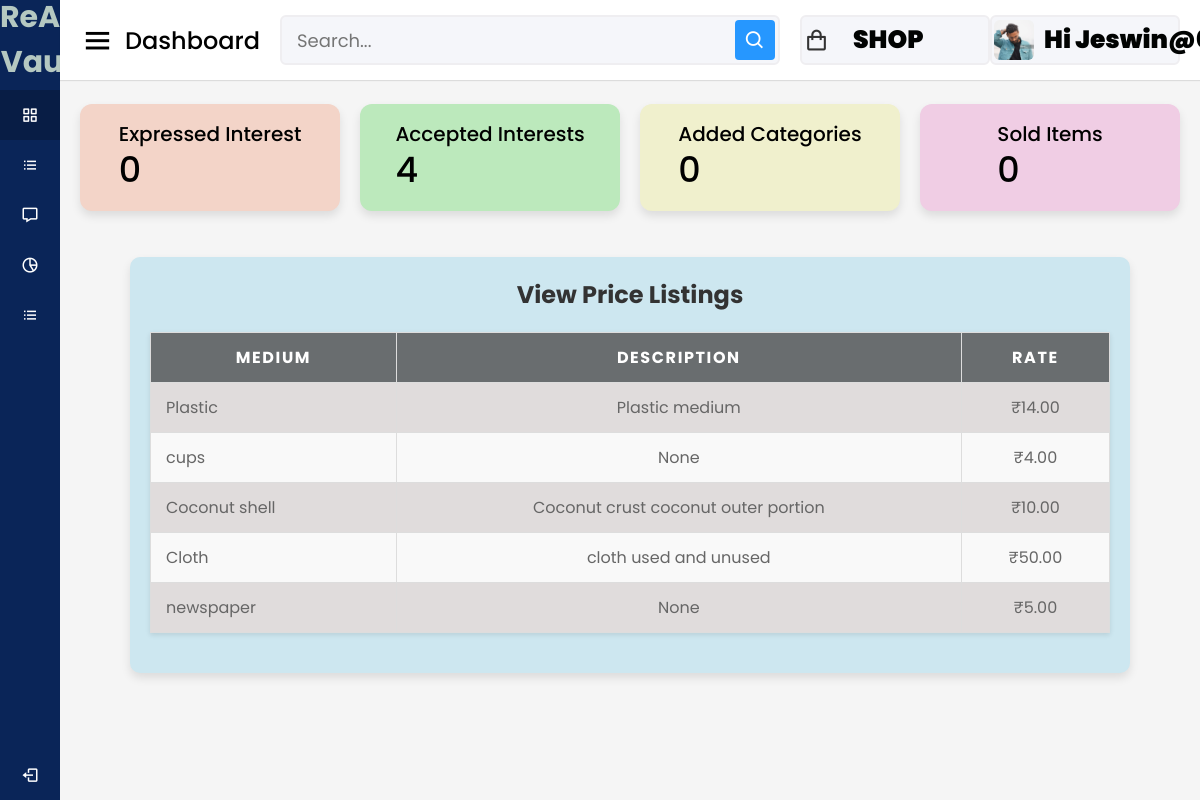
Page /artist/view-ratesartist (signed in) on the committed database.
### accounts/models.py (models this page shows, shortened)
class Artist(models.Model):
    user = models.OneToOneField(User, on_delete = models.CASCADE)
    phone = models.IntegerField(default=99999999)
    profile_pic = models.ImageField(upload_to= 'picture/artist', null=True,default='picture/artist/hi.jpg')
    is_approved = models.BooleanField(default=False)
    mediums = models.ManyToManyField(MediumOfWaste, blank=True)
    certificate=models.FileField(upload_to='certificates/',null= True, blank=True)

### adminclick/models.py (models this page shows, shortened)
class MediumOfWaste(models.Model):
    name = models.CharField(max_length=255)
    description = models.TextField(blank=True, null=True)
    rate=models.DecimalField(max_digits=10,decimal_places=2,default=0.00)

### artist/views.py (the view)
# urls.py: path('view-ratesartist', views.view_ratesartist, name='view_ratesartist'),
@login_required
@never_cache
def view_ratesartist(request):
     artist=request.user.artist
     mediums=MediumOfWaste.objects.all()
     expressed_interest_count = Interest.objects.filter(artist=artist).count()
     accepted_interest_count = InterestRequest.objects.filter(
            artist=artist,
            status='accepted'
        ).count()
     unread_count = Notification.objects.filter(user=request.user, is_read=False).count()
     context={
         'mediums': mediums ,
         'artist':artist,
        'unread_count':unread_count,
        'expressed_interest_count':expressed_interest_count,
        'accepted_interest_count':accepted_interest_count
     }
     return render(request, 'artist/view_rates.html',context )

### cart/context_processors.py (called while the page is built)
def counter(request):
    cart_count=0
    if 'admin' in request.path:
        return{}
    else:
        try:
            cart=Cart.objects.filter(cart_id=_cart_id(request))
            cart_items=CartItem.objects.all().filter(cart=cart[:1])
            for cart_item in cart_items:
                cart_count = cart_item.Quantity
        except CartItem.DoesNotExist:
            cart_count=0
    return dict(cart_count=cart_count)

### cart/views.py (called while the page is built)
def _cart_id(request):
    cart=request.session.session_key
    if not cart:
        cart=request.session.create()
    return cart

### category/context_processors.py (called while the page is built)
def menu_links(request):
    links = Category.objects.all()
    return dict(links=links)

### template/artist/view_rates.html (shortened to what this page needs)
{% load static %}
<!DOCTYPE html>
<html lang="en" dir="ltr">
<head>
  <link rel="stylesheet" href="{% static 'assets/css/styles.css' %}">
  <link href='https://unpkg.com/boxicons@2.0.7/css/boxicons.min.css' rel='stylesheet'>
</head>
<body>
  <div class="sidebar">
    <div class="logo-details">
      <span class="logo_name" style="font-size: 30px; text-align: center; font-weight: 700; color: #b5c8c1;">ReArt Vault</span>
    </div>
    <ul class="nav-links">
      <li>
        <a href="{% url 'artist_dashboard' %}" class="active">
          <i class='bx bx-grid-alt'></i>
          <span class="links_name">Artist Dashboard</span>
        </a>
      </li>
      <li>
        <a href="{% url 'add_mediums' %}">
          <i class='bx bx-list-ul'></i>
          <span class="links_name">Add medium</span>
        </a>
      </li>
      <li>
        <a href="{% url 'notifications' %}">
          <i class='bx bx-message'></i>
          <span class="links_name">Notifications</span>
        </a>
      </li>
      <li>
        <a href="{% url 'view_ratesartist' %}">
          <i class='bx bx-pie-chart-alt-2'></i>
          <span class="links_name">Price Listings</span>
        </a>
      </li>
      <li>
        <a href="{% url 'artist_interest_status' %}">
          <i class='bx bx-list-ul'></i>
          <span class="links_name">Interest Status</span>
        </a>
      </li>
      <li class="log_out">
        <a href="{% url 'userlogout' %}">
          <i class='bx bx-log-out'></i>
          <span class="links_name">Log out</span>
        </a>
      </li>
    </ul>
  </div>
  <section class="home-section">
    <nav>
      <div class="sidebar-button">
        <i class='bx bx-menu sidebarBtn'></i>
        <span class="dashboard">Dashboard</span>
      </div>
      <div class="search-box">
        <input type="text" placeholder="Search...">
        <i class='bx bx-search'></i>
      </div>
      <a href="{% url 'shopdash' %}" style="text-decoration:none;"><div class="profile-details">
        <i class='bx bx-shopping-bag'></i>
        <span class="admin_name" style="font-size: 25px; font-weight: 900; color: #010302;">SHOP</span>
      </div></a>
      <div class="profile-details">
        {% if artist.profile_pic %}
         <img src="{{artist.profile_pic.url}}" alt="">
        {% endif %}
        <span class="admin_name" style="font-size: 25px; font-weight: 900; color: #010302;">Hi {{user.username}}</span>
      </div>
    </nav>
    <div class="home-content">
      <div class="overview-boxes">
        <div class="box" style="background-color:rgb(243, 212, 200);">
          <div class="right-side">
            <div class="box-topic">Expressed Interest</div>
            <div class="number">{{ expressed_interest_count }}</div>
          </div>
        </div>
        <div class="box" style="background-color:rgb(188, 233, 188);">
          <div class="right-side">
            <div class="box-topic">Accepted Interests</div>
            <div class="number">{{ accepted_interest_count }}</div>
          </div>
        </div>
        <div class="box" style="background-color:rgb(240, 240, 205);">
          <div class="right-side">
            <div class="box-topic">Added Categories</div>
            <div class="number"> 0</div>
          </div>
        </div>
        <div class="box" style="background-color:rgb(240, 205, 228);">
          <div class="right-side">
            <div class="box-topic">Sold Items</div>
            <div class="number">0</div>
          </div>
        </div>
      </div>
      <div class="sales-boxes">
        <div class="recent-sales box" style="background-color: rgb(205, 231, 240); padding: 20px; border-radius: 10px; width:1000px;">
            <div class="title" style="font-size: 24px; font-weight: bold; margin-bottom: 20px;">View Price Listings</div>
            <table class="table">
                <thead>
                    <tr>
        <thead>
            <tr>
                <th>Medium</th>
                <th>Description</th>
                <th>Rate</th>
            </tr>
        </thead>
        <tbody>
            {% for medium in mediums %}
            <tr>
                <td>{{ medium.name }}</td>
                <td>{{ medium.description }}</td>
                <td>₹{{ medium.rate }}</td>
            </tr>
            {% endfor %}
        </tbody>
    </table>
    </div>
    </div>

### static/assets/css/styles.css (style rules this page uses)
* { margin: 0; padding: 0; box-sizing: border-box; font-family: 'Poppins', sans-serif; }
.sidebar { position: fixed; height: 100%; width: 240px; background: #0A2558; transition: all 0.5s ease; }
.sidebar .logo-details { height: 80px; display: flex; align-items: center; }
.sidebar .logo-details .logo_name { color: #fff; font-size: 24px; font-weight: 500; }
.sidebar .nav-links { margin-top: 10px; }
.sidebar .nav-links li { position: relative; list-style: none; height: 50px; }
.sidebar .nav-links li a { height: 100%; width: 100%; display: flex; align-items: center; text-decoration: none; transition: all 0.4s ease; }
.sidebar .nav-links li a.active { background: #081D45; }
.sidebar .nav-links li i { min-width: 60px; text-align: center; font-size: 18px; color: #fff; }
.sidebar .nav-links li a .links_name { color: #fff; font-size: 15px; font-weight: 400; white-space: nowrap; }
.sidebar .nav-links .log_out { position: absolute; bottom: 0; width: 100%; }
.home-section { position: relative; background: #f5f5f5; min-height: 100vh; width: calc(100% - 240px); left: 240px; transition: all 0.5s ease; }
.home-section nav { display: flex; justify-content: space-between; height: 80px; background: #fff; display: flex; align-items: center; position: fixed; width: calc(100% - 240px); left: 240px; z-index: 100; padding: 0 20px; box-shadow: 0 1px 1px rgba(0, 0, 0, 0.1); transition: all 0.5s ease; }
.home-section nav .sidebar-button { display: flex; align-items: center; font-size: 24px; font-weight: 500; }
nav .sidebar-button i { font-size: 35px; margin-right: 10px; }
.home-section nav .search-box { position: relative; height: 50px; max-width: 550px; width: 100%; margin: 0 20px; }
nav .search-box input { height: 100%; width: 100%; outline: none; background: #F5F6FA; border: 2px solid #EFEEF1; border-radius: 6px; font-size: 18px; padding: 0 15px; }
nav .search-box .bx-search { position: absolute; height: 40px; width: 40px; background: #2697FF; right: 5px; top: 50%; transform: translateY(-50%); border-radius: 4px; line-height: 40px; text-align: center; color: #fff; font-size: 22px; transition: all 0.4 ease; }
.home-section nav .profile-details { display: flex; align-items: center; background: #F5F6FA; border: 2px solid #EFEEF1; border-radius: 6px; height: 50px; min-width: 190px; padding: 0 15px 0 2px; }
nav .profile-details img { height: 40px; width: 40px; border-radius: 6px; object-fit: cover; }
nav .profile-details .admin_name { font-size: 15px; font-weight: 500; color: #333; margin: 0 10px; white-space: nowrap; }
nav .profile-details i { font-size: 25px; color: #333; }
.home-section .home-content { position: relative; padding-top: 104px; }
.home-content .overview-boxes { display: flex; align-items: center; justify-content: space-between; flex-wrap: wrap; padding: 0 20px; margin-bottom: 26px; }
.overview-boxes .box { display: flex; align-items: center; justify-content: center; width: calc(100% / 4 - 15px); background: #fff; padding: 15px 14px; border-radius: 12px; box-shadow: 0 5px 10px rgba(0,0,0,0.1); }
.overview-boxes .box-topic { font-size: 20px; font-weight: 500; }
.home-content .box .number { display: inline-block; font-size: 35px; margin-top: -6px; font-weight: 500; }
.home-content .sales-boxes { display: flex; justify-content: space-between; }
.home-content .sales-boxes .recent-sales { width: 65%; background: #fff; padding: 20px 30px; margin: 0 20px; border-radius: 12px; box-shadow: 0 5px 10px rgba(0, 0, 0, 0.1); }
.sales-boxes .box .title { font-size: 24px; font-weight: 500; }
@media (max-width: 1240px) { .sidebar { width: 60px; } }
@media (max-width: 1240px) { .home-section { width: calc(100% - 60px); left: 60px; } }
@media (max-width: 1240px) { .home-section nav { width: calc(100% - 60px); left: 60px; } }

### rows in the picture
Artist: profile_pic (picture)
MediumOfWaste: name "Plastic", description "Plastic medium", rate "14.00"
MediumOfWaste: name "cups", description "None", rate "4.00"
MediumOfWaste: name "Coconut shell", description "Coconut crust coconut outer portion", rate "10.00"
MediumOfWaste: name "Cloth", description "cloth used and unused", rate "50.00"
MediumOfWaste: name "newspaper", description "None", rate "5.00"

### other values in the picture
{{ expressed_interest_count }} "0"
{{ accepted_interest_count }} "4"
